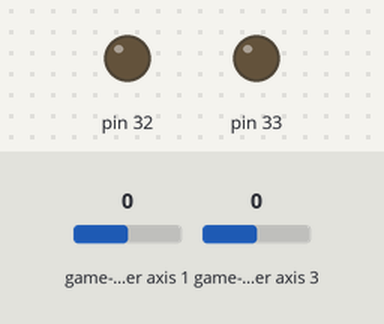
Recording of a program running on a simulated Raspberry Pi (header pin numbers). On the bench: output pins drawn as LEDs (lit = HIGH). The test bench sets the inputs (shaded band); at power-on: game-controller axis 1 0, game-controller axis 3 0. What the program prints to the terminal is not drawn.

Above: at 1.2 s.
1.3 s: game-controller axis 1 set to 0.5
At 2.1 s:
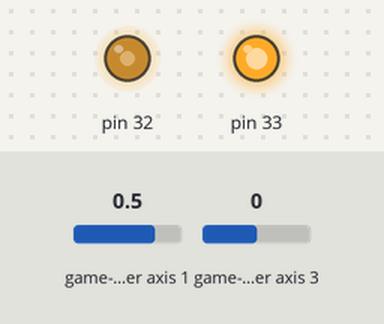
Timing chart, 0 to 4.3 s (numbered marks = the images above; inputs shaded):
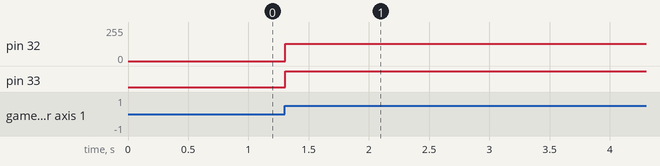

Measured:
- after the input at 1.3 s, pin 32: 0/255 → 128/255 at once; pin 33: LOW → HIGH at once

The program:

spt_bluetooth.py
```python
#------------------------------------------------------------------------------
# Filename:     spt_bluetooth.py
# Author(s):    David Taylor, Dhruv Singhal
# ShortDesc:    Enables bluetooth for the SPT robot (for EECS 159)
#
# Usage:
# - Manual control is accomplished
#  - Auto: CV run on the NVIDIA Jetson Nano will steer the car
#  - Manual: DualShock4 controller to steer the car
#
# Changelog
# Version   Date        Delta
# v1.0      2020.03.05  Ported from "team_herbie" repo, cleaned up some
#
# Resources:
# - resource    |   url
#
# Feature Requests: (based on priority)
# - Add a startup verification system (probably return a confirmation after all of the object constructors are run?) that gives LED feedback (progress bar for boot?).
# - Run on boot on Raspberry Pi
# - Wrap everything in classes
#  - Add controller pairing failsafe
# - Add different controlling modes (rn we only have "intuitive" mode)
#------------------------------------------------------------------------------

#-----<LIBRARIES>-----
import RPi.GPIO as GPIO

from time import sleep
# import smbus
import struct

# Used for game controller interfacing
import pygame

#-----<GLOBAL VARIABLES>-----

# GPIO PIN MAPPING
LED_PIN = 18
MOTOR_R = 32   # Used for the right side of the vehicle
MOTOR_L = 33   # Used for the left side of the vehicle

# CONSTANTS
DRIVE_MODES = 2

#-----<CLASSES>-----

class DC_Motor_Controller:
    """Object for controlling the DC motors with software PWM, utilizing the RPi.GPIO library"""

    # Default data members
    # bus = smbus.SMBus(1)
    # address = 0x04

    idleSpeed = 0       # Center speed at zero
    speedScaler = 1    # Max speed is 100, min is -100.

    maxDeltaY = 2.0     # Greatest change between cycles for forward/reverse axis in percent
    maxDeltaX = 1.0     # Greatest change between cycles for left/right axis in percent

    rSpeed = 0          # State variable that will be adjusted towards setpoint defined by user input
    lSpeed = 0          # "

    # Pass the GPIO numbers for motor connections A and B
    def __init__(self, pinR, pinL):
        GPIO.setwarnings(False)
        GPIO.setmode(GPIO.BOARD)    # See RPi.GPIO docs for what this is

        GPIO.setup(int(pinR), GPIO.OUT)    # Change output mode of pinR
        GPIO.setup(int(pinL), GPIO.OUT)    # Change output mode of PinL

        self.R_PWM = GPIO.PWM(pinR, 210)    # Original setpoint was 200Hz: dhruv's gut told us we needed 192Hz i guess
        self.L_PWM = GPIO.PWM(pinL, 210)    # "

        self.R_PWM.start(self.idleSpeed)    # Activate PWM for pin R
        self.L_PWM.start(self.idleSpeed)    # Activate PWM for pin L

    # Output of changeSpeed depends on the current drive mode.
    def changeSpeed(self, rightStick, leftStick):
        """Input values of rightStick and leftStick between -100 and 100"""
        # Check to see if values have changed, abort if not
        if (rightStick == self.rSpeed) and (leftStick == self.lSpeed):
            return False

        # Implement basic mixing algorithm
        rTemp = leftStick + (self.maxDeltaX * (rightStick))
        lTemp = leftStick - (self.maxDeltaX * (rightStick))

        # Limit rate of change for forward/backward motion
        if ((lTemp - self.lSpeed) > self.maxDeltaY):
            self.lSpeed += self.maxDeltaY
        elif ((lTemp - self.lSpeed) < - self.maxDeltaY):
            self.lSpeed -= self.maxDeltaY
        else:
            self.lSpeed = lTemp

        if ((rTemp - self.rSpeed) > self.maxDeltaY):
            self.rSpeed += self.maxDeltaY
        elif ((rTemp - self.rSpeed) < - self.maxDeltaY):
            self.rSpeed -= self.maxDeltaY
        else:
            self.rSpeed = rTemp

        if self.rSpeed > 100:
            self.rSpeed = 100
        if self.rSpeed < -100:
            self.rSpeed = -100

        if self.lSpeed > 100:
            self.lSpeed = 100
        if self.lSpeed < -100:
            self.lSpeed = -100

        rMotorValue = self.idleSpeed + (self.rSpeed/self.speedScaler)
        lMotorValue = self.lSpeed + (self.lSpeed/self.speedScaler)
        # Update PWM channels to match new speed
        self.R_PWM.ChangeDutyCycle(rMotorValue)
        self.L_PWM.ChangeDutyCycle(lMotorValue)

class Remote_Control:
    """Use a DualShock4 controller to manually control the operation of the robot"""

    # Controller Button States
    Ex = False          # PyGame Button 0
    Circle = False      # PyGame Button 1
    Triangle = False    # PyGame Button 2
    Square = False      # PyGame Button 3
    L_Bumper = False    # PyGame Button 4
    R_Bumper = False    # PyGame Button 5
    L_Trigger = False   # PyGame Button 6
    R_Trigger = False   # PyGame Button 7
    Share = False       # PyGame Button 8
    Options = False     # PyGame Button 9
    PS = False          # PyGame Button 10
    L_Stick = False     # PyGame Button 11
    R_Stick = False     # PyGame Button 12

    # Controller Axis States
    L_X_Axis = 0        # PyGame Axis 0: [0, 1.0]
    R_X_Axis = 0        # PyGame Axis 3: [0, 1.0]
    L_Y_Axis = 0        # PyGame Axis 1: [0, 1.0]
    R_Y_Axis = 0        # PyGame Axis 4: [0, 1.0]
    L_Trigger = -1.0    # PyGame Axis 2: [-1.0, 1.0]
    R_Trigger = -1.0    # PyGame Axis 5: [-1.0, 1.0]

    def __init__(self):
        pygame.init()    # Initialize pygame library
        self.controller = pygame.joystick.Joystick(0) # Connect to the controller (and hope that it is paired with the Pi)
        self.controller.init()   # Prepare to read data from controller

    def update(self):   # Only update the relavent buttons/axies
        pygame.event.get()
        self.L_Y_Axis = self.controller.get_axis(1)
        self.R_X_Axis = self.controller.get_axis(3)
        self.R_Y_Axis = self.controller.get_axis(4)
        self.Ex = self.controller.get_button(0)
        self.PS = self.controller.get_button(10)

def __main__():

    GPIO.cleanup()  # Clear any previously used GPIO modes

    # Initialize motor controller objects
    motors = DC_Motor_Controller(MOTOR_R, MOTOR_L)
    print("Motors initialized")

    # Initialize DualShock4 Controller Connection
    DS4 = Remote_Control()
    print("Remote initialized\n")
    R_X_AXIS_SCALE_VAL = 100    # Scale right stick X-axis by 100 to match the changeSpeed method input range
    L_X_AXIS_SCALE_VAL = 100    # Scale left stick X-axis by 100 to match the changeSpeed method input range
    R_Y_AXIS_SCALE_VAL = 100    # Scale right stick Y-axis by 100 to match the changeSpeed method input range
    L_Y_AXIS_SCALE_VAL = 100    # Scale left stick Y-axis by 100 to match the changeSpeed method input range

    try:
        while True:
            DS4.update()
            motors.changeSpeed((DS4.R_X_Axis * R_X_AXIS_SCALE_VAL), (DS4.L_Y_Axis * L_Y_AXIS_SCALE_VAL))

    except KeyboardInterrupt:
        print("\nEXITING NOW\n")
        DS4.controller.quit()
        GPIO.cleanup()  # to be used when GPIO is active

#-----</FUNCTIONS>-----

# Code Execution
__main__()
```
